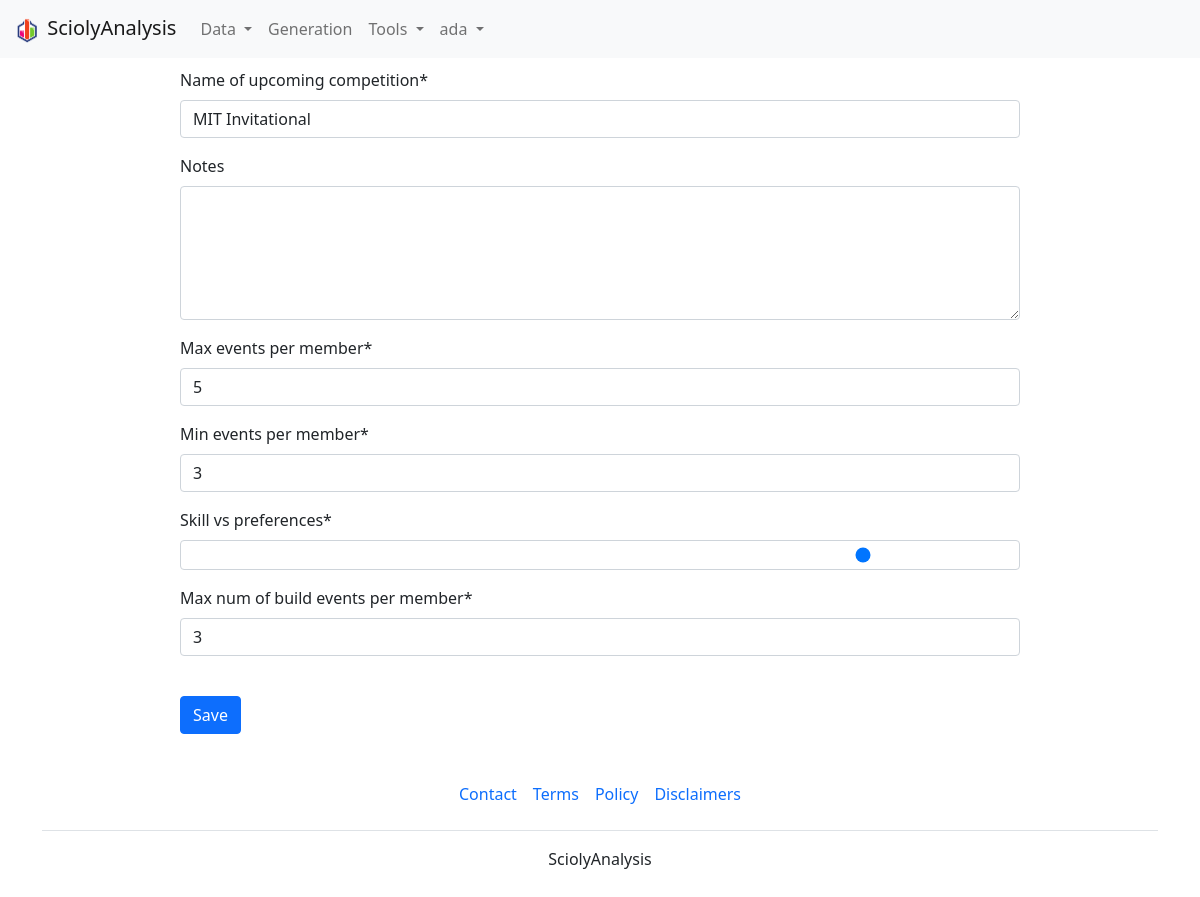
/generation/generated-competition-edit/34/ (signed in), run on the app's committed database.
### generation/models.py (models this page shows, shortened)
class GeneratedCompetitionSettings(models.Model):
    user = models.ForeignKey(User, on_delete=models.CASCADE)
    date = models.DateTimeField(auto_now=True,auto_now_add=False)
    name = models.CharField(max_length=200)
    notes = models.CharField(max_length=500, blank=True)
    max_events_per_member = models.PositiveIntegerField()
    min_events_per_member = models.PositiveIntegerField()
    skill_vs_preferences = models.FloatField()
    max_num_of_build_events_per_member = models.PositiveIntegerField(default=2)

### generation/views.py (the view, shortened to what this page needs)
# urls.py: path("generated-competition-edit/<str:pk>/", views.generatedCompetitionSettingsEdit, name="generatedCompetitionSettingsEdit"),
@login_required
def generatedCompetitionSettingsEdit(request, pk):
    generated_competition_settings = get_object_or_404(GeneratedCompetitionSettings, id=pk)
    if request.user.id == generated_competition_settings.user.id:
        form = CompetitionSettingsEditForm(request.POST or None, instance=generated_competition_settings)
        context={
            "form":form,
        }
        return render(request, 'generation/edit_settings.html', context)
    raise Http404

### generation/forms.py (shortened to what this page needs)
class CompetitionSettingsEditForm(ModelForm):
    class Meta:
        model = GeneratedCompetitionSettings
        fields = [
            "name",
            "notes",
            "max_events_per_member",
            "min_events_per_member",
            "skill_vs_preferences",
            "max_num_of_build_events_per_member",
        ]
        labels= {
            "name":"Name of upcoming competition",
        }
        widgets = {
            'notes': forms.Textarea(attrs={'cols': 20, 'rows': 5}),
            'skill_vs_preferences' : forms.NumberInput(attrs={"type":"range", "min":0, "max":1, "value":0.5})
        }

### generation/templates/generation/edit_settings.html (shortened to what this page needs)
{% extends 'main.html' %}
{% load crispy_forms_tags %}
{% load static %}
    {% block bodycontent %}
        <div class="formblock">
            <form method="POST">
                {{ form|crispy }}
                <br>
                <input type="submit" value="Save" class="btn btn-primary">
            </form>
        </div>
    {% endblock %}

### templates/sciolysite/navbar.html (shortened to what this page needs)
{% load static %}
<nav class="navbar navbar-expand-lg navbar-light bg-light">
    <div class="container-fluid">
      <a class="navbar-brand" href="/">
        <img src="{% static 'images/logo_big.png' %}" width="30" height="30" alt="">
        SciolyAnalysis</a>
      <div class="collapse navbar-collapse" id="navbarSupportedContent">
        <ul class="navbar-nav me-auto mb-2 mb-lg-0">
          <li class="nav-item dropdown">
            <a class="nav-link dropdown-toggle" href="{% url 'competitionListView' %}" id="navbarDropdown" role="button" data-bs-toggle="dropdown" aria-expanded="false">
              Data
            </a>
          </li>
          <li class="nav-item">
            <a class="nav-link" href="{% url 'generatedCompetitionsListView' %}">Generation</a>
          </li>
          <li class="nav-item dropdown">
            <a class="nav-link dropdown-toggle" href="{% url 'ConflictCheckingView' %}" id="navbarDropdown" role="button" data-bs-toggle="dropdown" aria-expanded="false">
              Tools
            </a>
          </li>
          {% if user.is_authenticated %}
          <li class="nav-item dropdown">
            <a class="nav-link dropdown-toggle" href="" id="navbarDropdown" role="button" data-bs-toggle="dropdown" aria-expanded="false">
              {{user.username}}
            </a>
          </li>
          {% endif %}
        </ul>
      </div>
    </div>
  </nav>

### data on the page
GeneratedCompetitionSettings: name "MIT Invitational", max_events_per_member "5", min_events_per_member "3", skill_vs_preferences "0.829853916737764", max_num_of_build_events_per_member "3"

### other printed values
{{ user.username }} "ada"
